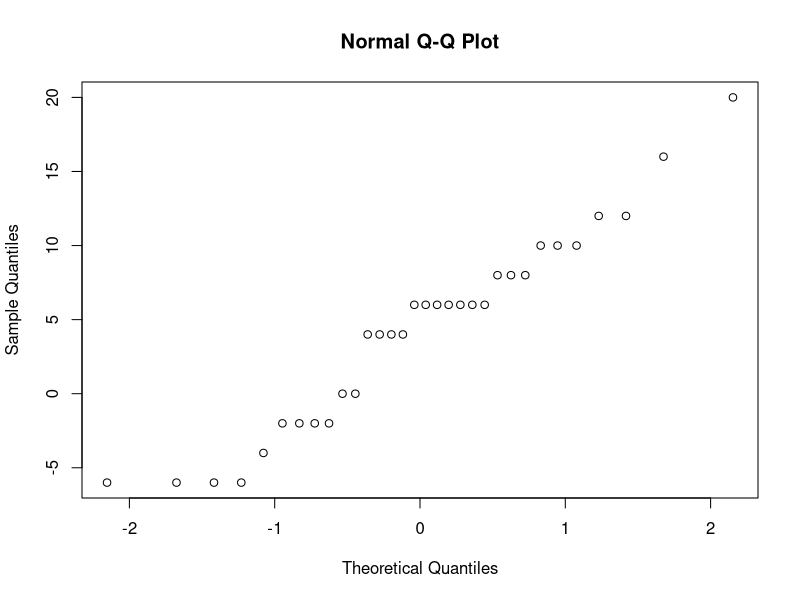
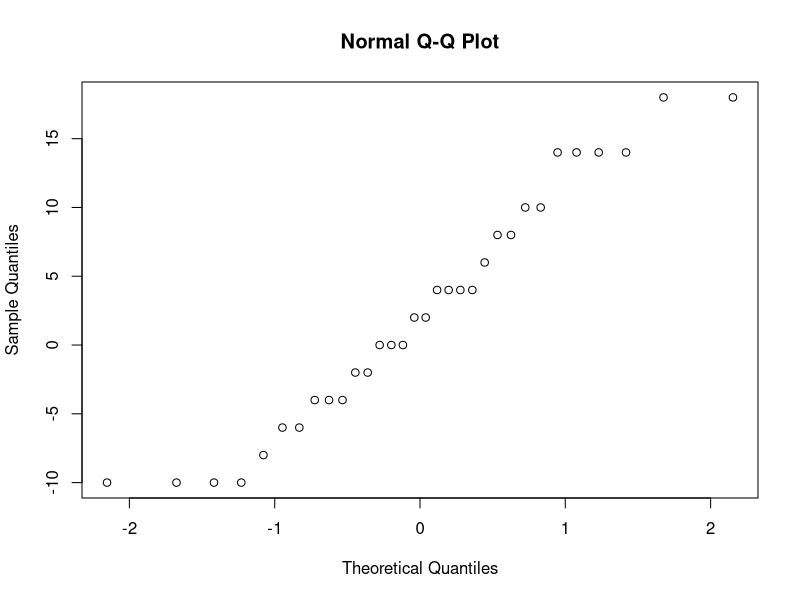
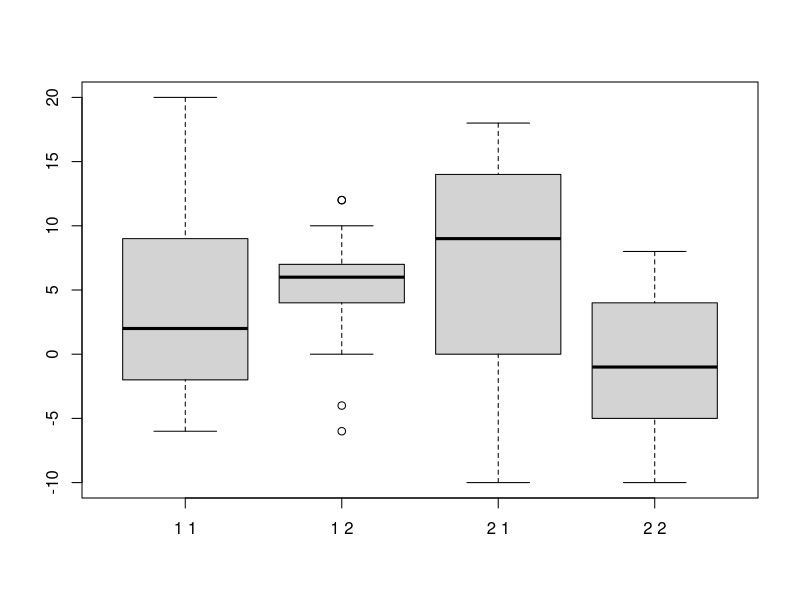
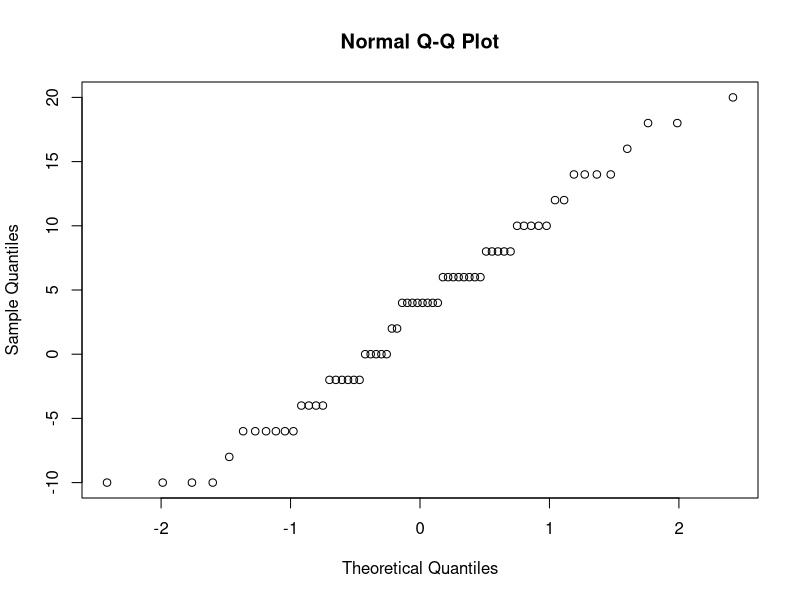

The R source for these figures, in order:
## ---- chunk 1
knitr::opts_chunk$set(echo = TRUE)
## ---- chunk 2
data <- read.csv("Fall_All_Analysis.csv")
summary(data)
compositescore <- ifelse(data$Sentence == "Correct", ifelse(data$Answer == "Correct", 4, ifelse(data$Answer == "Wrong", -2, 2)), ifelse(data$Sentence == "Wrong", ifelse(data$Answer == "Correct", 2, ifelse(data$Answer == "Wrong", -4, -2)), NA))
confcompscore <- ifelse(data$Confidence == "Very", compositescore, ifelse(data$Confidence == "Semi", compositescore/2, compositescore/4))
confscore <- ifelse(data$Confidence == "Very", 2, ifelse(data$Confidence == "Semi", 1, 0)) # no answer is also 0

dgdata <- read.csv("Fall_Demographics_Everything.csv")
summary(dgdata)
## ---- chunk 3
session1totalIDCorrect <-sapply(split(compositescore[data$Session == 1], data$ID[data$Session == 1]), sum, na.rm=T)
session2totalIDCorrect <-sapply(split(compositescore[data$Session == 2], data$ID[data$Session == 2]), sum, na.rm=T)
session1totalIDTime <-sapply(split(data$Time[data$Session == 1], data$ID[data$Session == 1]), sum, na.rm=T)
session2totalIDTime <-sapply(split(data$Time[data$Session == 2], data$ID[data$Session == 2]), sum, na.rm=T)
session1totalIDConf <-sapply(split(confscore[data$Session == 1], data$ID[data$Session == 1]), sum, na.rm=T)
session2totalIDConf <-sapply(split(confscore[data$Session == 2], data$ID[data$Session == 2]), sum, na.rm=T)
session1IDGroup <-sapply(split(data$Group[data$Session == 1], data$ID[data$Session == 1]), unique)
session2IDGroup <-sapply(split(data$Group[data$Session == 2], data$ID[data$Session == 2]), unique)
## ---- chunk 4
t.test(session1totalIDCorrect[session1IDGroup == 1], session2totalIDCorrect[session2IDGroup == 1], paired=T)
t.test(session1totalIDCorrect[session1IDGroup == 1], session2totalIDCorrect[session2IDGroup == 1])
wilcox.test(session1totalIDCorrect[session1IDGroup == 1], session2totalIDCorrect[session2IDGroup == 1], paired=T)
wilcox.test(session1totalIDCorrect[session1IDGroup == 1], session2totalIDCorrect[session2IDGroup == 1])

t.test(session1totalIDCorrect[session1IDGroup == 2], session2totalIDCorrect[session2IDGroup == 2], paired=T)
t.test(session1totalIDCorrect[session1IDGroup == 2], session2totalIDCorrect[session2IDGroup == 2])
wilcox.test(session1totalIDCorrect[session1IDGroup == 2], session2totalIDCorrect[session2IDGroup == 2], paired=T)
wilcox.test(session1totalIDCorrect[session1IDGroup == 2], session2totalIDCorrect[session2IDGroup == 2])
## ---- chunk 5
dgndx <- match(names(session1IDGroup), dgdata$ID)
OSSExp <- dgdata$Open_Source_Experience[dgndx]
ProExp <- dgdata$Professional_Software_Experience[dgndx]
ModelExp <- dgdata$Model_Experience[dgndx]
CSBg <- dgdata$CS_Background[dgndx]
LawBg <- dgdata$Law_Background[dgndx]
DStructExp <- dgdata$Data_Structure_Experience[dgndx]
EnglProf <- dgdata$English_Proficiency[dgndx]
## ---- chunk 6
Group <- as.factor(session1IDGroup)
IDdata <- data.frame(Group, session1totalIDCorrect, session2totalIDCorrect, session1totalIDTime, session2totalIDTime, session1totalIDConf, session2totalIDConf, OSSExp, ProExp, ModelExp, CSBg, LawBg, DStructExp, EnglProf)
## ---- chunk 7
qqnorm(session1totalIDCorrect)
shapiro.test(session1totalIDCorrect)
qqnorm(session2totalIDCorrect)
shapiro.test(session2totalIDCorrect)
## ---- chunk 8
S1accuracyLModel <- lm(session1totalIDCorrect ~ Group + session1totalIDTime + session1totalIDConf + OSSExp + ProExp + ModelExp + CSBg + LawBg + DStructExp + EnglProf, data=IDdata)
S2accuracyLModel <- lm(session2totalIDCorrect ~ Group + session2totalIDTime + session2totalIDConf + OSSExp + ProExp + ModelExp + CSBg + LawBg + DStructExp + EnglProf, data=IDdata)
## ---- chunk 9
summary(S1accuracyLModel)
anova(S1accuracyLModel)
drop1(S1accuracyLModel, ~., test="F")
## ---- chunk 10
summary(S2accuracyLModel)
anova(S2accuracyLModel)
drop1(S2accuracyLModel, ~., test="F")
## ---- chunk 11
S1accuracyLModel <- lm(session1totalIDCorrect ~ Group + session1totalIDTime + session1totalIDConf + OSSExp + ProExp + EnglProf, data=IDdata)
S2accuracyLModel <- lm(session2totalIDCorrect ~ Group + session2totalIDTime + session2totalIDConf + OSSExp + ProExp + EnglProf, data=IDdata)
## ---- chunk 12
summary(S1accuracyLModel)
anova(S1accuracyLModel)
drop1(S1accuracyLModel, ~., test="F")
## ---- chunk 13
summary(S2accuracyLModel)
anova(S2accuracyLModel)
drop1(S2accuracyLModel, ~., test="F")
## ---- chunk 14
totalIDCorrect <- append(session1totalIDCorrect, session2totalIDCorrect)
totalIDTime <- append(session1totalIDTime, session2totalIDTime)
totalIDConf <- append(session1totalIDConf, session2totalIDConf)
IDGroup <- append(session1IDGroup, session2IDGroup)
IDSession <- append(rep(1,length(session1IDGroup)), rep(2,length(session2IDGroup)))
boxplot(split(totalIDCorrect, paste(IDSession, IDGroup)))

dgndx <- match(names(IDGroup), dgdata$ID)
OSSExp <- dgdata$Open_Source_Experience[dgndx]
ProExp <- dgdata$Professional_Software_Experience[dgndx]
ModelExp <- dgdata$Model_Experience[dgndx]
CSBg <- dgdata$CS_Background[dgndx]
LawBg <- dgdata$Law_Background[dgndx]
DStructExp <- dgdata$Data_Structure_Experience[dgndx]
EnglProf <- dgdata$English_Proficiency[dgndx]

Group <- as.factor(IDGroup)
Session <- as.factor(IDSession)
IDSessiondata <- data.frame(Session, Group, totalIDCorrect, totalIDTime, totalIDConf, OSSExp, ProExp, ModelExp, CSBg, LawBg, DStructExp, EnglProf)
## ---- chunk 15
qqnorm(totalIDCorrect)
## ---- chunk 16
accuracyLModel <- lm(totalIDCorrect ~ Session + Group + totalIDTime + totalIDConf + OSSExp + ProExp + ModelExp + CSBg + LawBg + DStructExp + EnglProf + Session:Group, data=IDSessiondata)
## ---- chunk 17
summary(accuracyLModel)
anova(accuracyLModel)
drop1(accuracyLModel, ~., test="F")
## ---- chunk 18
accuracyLModel <- lm(totalIDCorrect ~ Session + Group + totalIDTime + totalIDConf + OSSExp + ProExp + EnglProf + Session:Group, data=IDSessiondata)
## ---- chunk 19
summary(accuracyLModel)
anova(accuracyLModel)
drop1(accuracyLModel, ~., test="F")
## ---- chunk 20
accuracyLModel <- lm(totalIDCorrect ~ Session + Group + totalIDTime + totalIDConf + EnglProf + Session:Group, data=IDSessiondata)
## ---- chunk 21
summary(accuracyLModel)
anova(accuracyLModel)
drop1(accuracyLModel, ~., test="F")
## ---- chunk 22
subjectID <- as.factor(names(IDGroup))
accuracyLModel <- lm(totalIDCorrect ~ subjectID + Session + Group + totalIDTime + totalIDConf + EnglProf + Session:Group, data=IDSessiondata)
## ---- chunk 23
summary(accuracyLModel)
anova(accuracyLModel)
drop1(accuracyLModel, ~., test="F")
## ---- chunk 24
domain <- as.character(data$QType)
domain[data$QType != "HIPAA"] <- "Copyright"
dtype <- as.factor(domain)
sessfactor <- as.factor(data$Session)
grpfactor <- as.factor(data$Group)

accuracyBModel <- glm(I(compositescore > 0) ~ sessfactor + grpfactor + dtype + log(Time + 1) + Confidence + sessfactor:grpfactor + sessfactor:dtype, family=binomial(), data=data)
## ---- chunk 25
summary(accuracyBModel)
anova(accuracyBModel, test="Chisq")
drop1(accuracyBModel, ~., test="Chisq")
## ---- chunk 26
subjectID <- as.factor(data$ID)
accuracyBModel <- glm(I(compositescore > 0) ~ subjectID + sessfactor + grpfactor + dtype + log(Time + 1) + Confidence + sessfactor:grpfactor + sessfactor:dtype, family=binomial(), data=data)
## ---- chunk 27
summary(accuracyBModel)
anova(accuracyBModel, test="Chisq")
drop1(accuracyBModel, ~., test="Chisq")
## ---- chunk 28
qID <- as.factor(data$QID)
accuracyBModel <- glm(I(compositescore > 0) ~ sessfactor + grpfactor + dtype + log(Time + 1) + Confidence + sessfactor:grpfactor + sessfactor:dtype + sessfactor:dtype:qID, family=binomial(), data=data)
## ---- chunk 29
summary(accuracyBModel)
anova(accuracyBModel, test="Chisq")
drop1(accuracyBModel, ~., test="Chisq")
## ---- chunk 30
qID <- as.factor(data$QID)
accuracyBModel <- glm(I(compositescore > 0) ~ sessfactor + grpfactor + dtype + log(Time + 1) + Confidence + sessfactor:grpfactor + sessfactor:dtype + sessfactor:dtype:qID + sessfactor:grpfactor:dtype:qID, family=binomial(), data=data)
## ---- chunk 31
summary(accuracyBModel)
anova(accuracyBModel, test="Chisq")
drop1(accuracyBModel, ~., test="Chisq")
